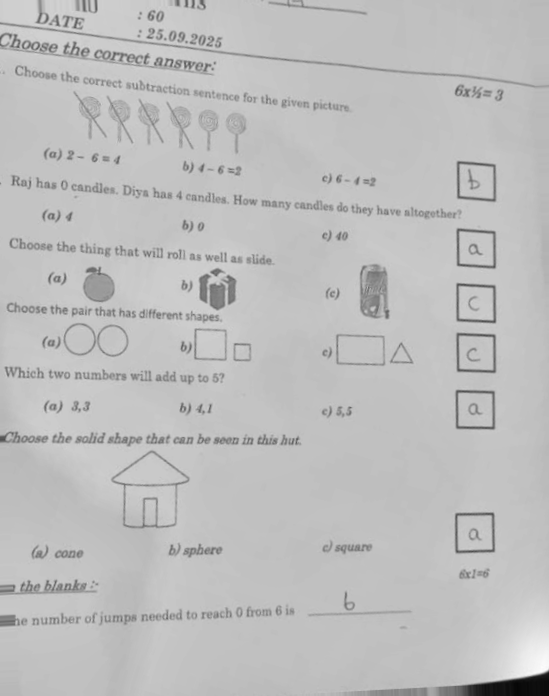
#> input picture Alignment/output/aligned.png, 549 x 696 px
$ python -i train.py   (imports and definitions only)
#> lines starting #> are read from the running program, lines starting #| are printed output that depends on the picture; after the words box and inside, x2 and y2 are one past the last pixel; in counts of white or black regions, pixels touching at a corner belong together
#> further down, picture is the input picture: shape (696, 549, 3); min 6, max 252, mean 189.6
import argparse, os, sys, json
import numpy as np
import cv2

A4_W, A4_H = 2480, 3508

# [4 lines left out: function ensure_dir, not called in this run]

def to_gray(img):
    return cv2.cvtColor(img, cv2.COLOR_BGR2GRAY) if img.ndim == 3 else img

def auto_upscale(img, short_min=1500):
#> called with short_min = 1500
    h, w = img.shape[:2]
#> h = 696; w = 549
    s = min(h, w)
#> s = 549
    if s >= short_min:
        return img
    sc = short_min / float(s)
#> sc = 2.73
    return cv2.resize(img, (int(w*sc), int(h*sc)), cv2.INTER_CUBIC)

def remove_glare(gray):
    glare = (gray > 245).astype(np.uint8) * 255
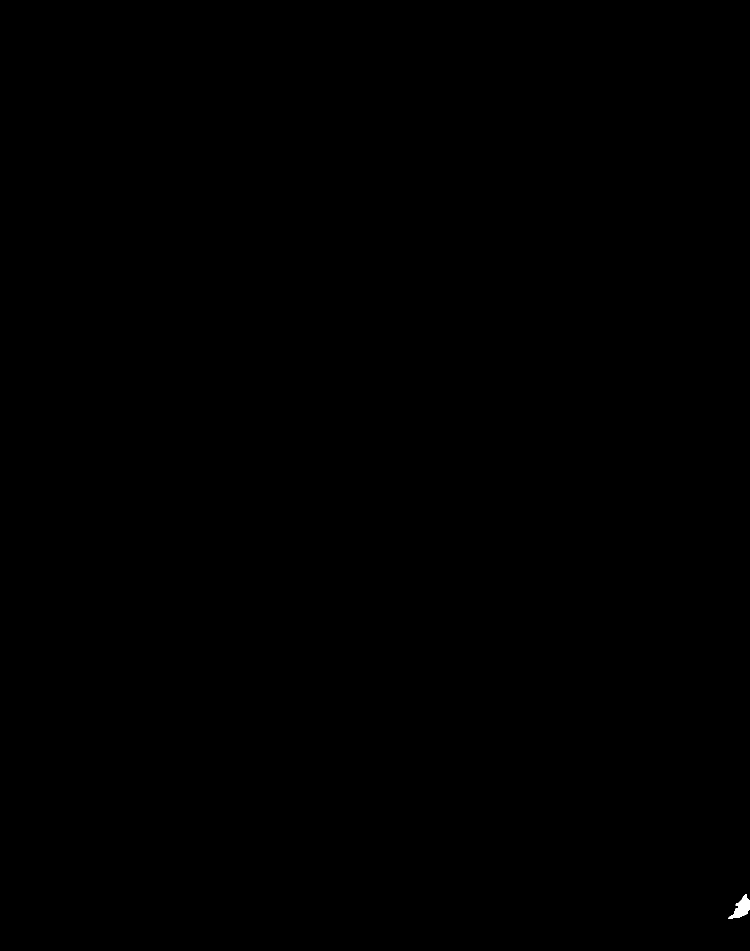
#> glare: shape (1901, 1500) (shown at 1/2 size); 0.04% white; 1 white region, box (x1, y1, x2, y2) and area: (1457, 1789, 1500, 1838) 1005
    glare = cv2.morphologyEx(glare, cv2.MORPH_CLOSE, np.ones((7, 7), np.uint8))
#> glare: shape (1901, 1500); 0.04% white; 1 white region, box (x1, y1, x2, y2) and area: (1457, 1789, 1500, 1838) 1050
    return cv2.inpaint(gray, glare, 5, cv2.INPAINT_TELEA) if np.any(glare) else gray

def order_corners(pts):
    s = pts.sum(axis=1)
    d = np.diff(pts, axis=1).reshape(-1)
    tl = pts[np.argmin(s)]
    br = pts[np.argmax(s)]
    tr = pts[np.argmin(d)]
    bl = pts[np.argmax(d)]
    return np.array([tl, tr, br, bl], np.float32)

# [28 lines left out: functions intersect, line_from_segment, four_point_warp, not called in this run]

# ---------- Bright-paper method ----------
def detect_quad_bright(bgr):
    lab = cv2.cvtColor(bgr, cv2.COLOR_BGR2LAB)
#> lab: shape (1901, 1500, 3); mean of channels 0, 1, 2 195.8, 128, 128
    L = lab[:,:,0]
    L = cv2.createCLAHE(2.0, (8,8)).apply(L)
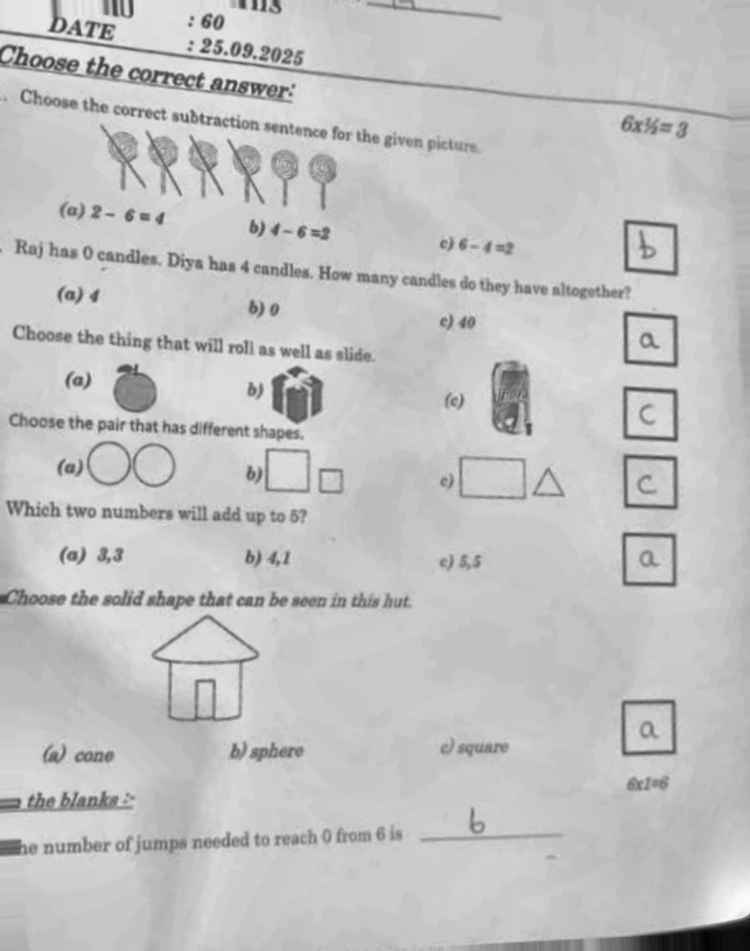
#> L: shape (1901, 1500) (shown at 1/2 size); min 4, max 252, mean 194
    _, th = cv2.threshold(L, 0, 255, cv2.THRESH_BINARY+cv2.THRESH_OTSU)
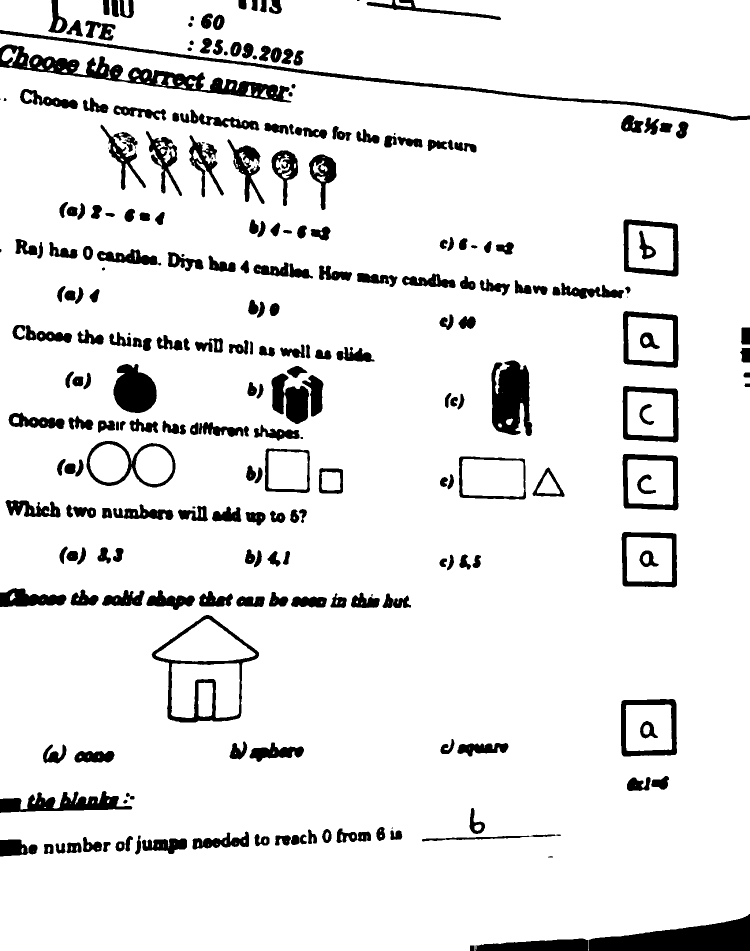
#> th: shape (1901, 1500) (shown at 1/2 size); 90.8% white; 269 black regions (16 under 20 px), largest, box (x1, y1, x2, y2) and area: (0, 89, 583, 205) 14354, (1177, 1828, 1500, 1901) 13655, (0, 60, 1500, 241) 10162
    th = cv2.morphologyEx(th, cv2.MORPH_CLOSE, np.ones((7,7), np.uint8), 2)
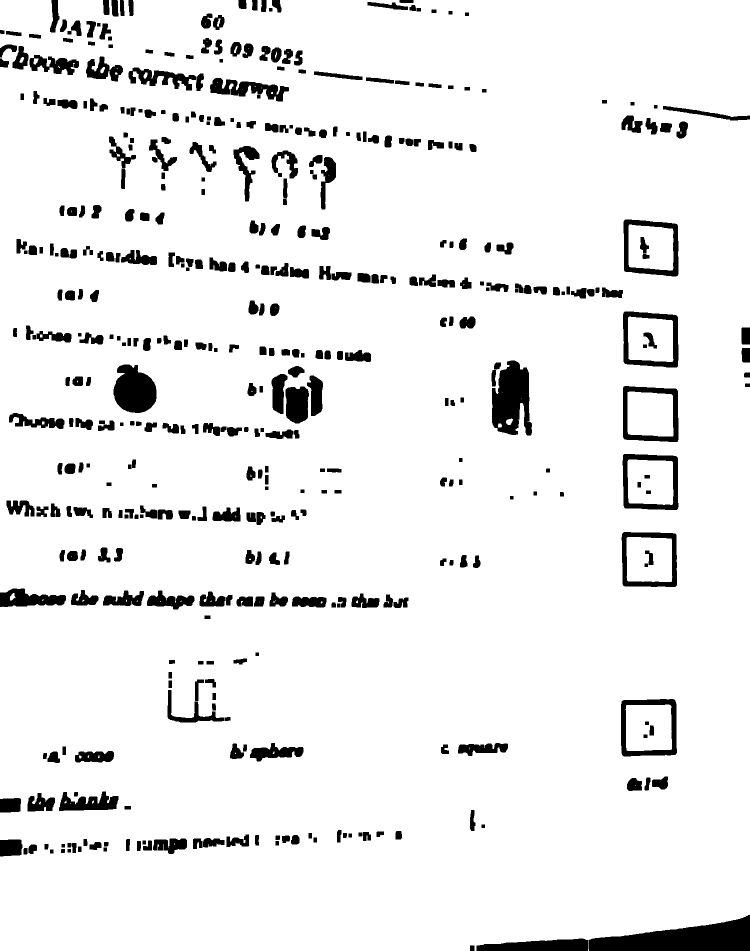
#> th: shape (1901, 1500) (shown at 1/2 size); 92.8% white; 452 black regions
    cnts,_ = cv2.findContours(th, cv2.RETR_EXTERNAL, cv2.CHAIN_APPROX_SIMPLE)
#> cnts = 3 contours, 1 with area under 20; largest, box (x1, y1, x2, y2) and area: (0, 0, 1500, 1901) 2817214, (20, 1186, 31, 1201) 84
    if not cnts:
        return None
    cnt = max(cnts, key=cv2.contourArea)
#> cnt = contour of 657 points, box (x1, y1, x2, y2) (0, 0, 1500, 1901), area 2817214
    peri = cv2.arcLength(cnt, True)
#> peri = 8447.6
    approx = cv2.approxPolyDP(cnt, 0.02*peri, True)
#> approx = [[0, 0], [0, 1900], [1499, 1829], [1499, 239], [1325, 218], [1499, 0]]
    if len(approx) < 4:
        rect = cv2.minAreaRect(cnt)
        approx = cv2.boxPoints(rect).astype(np.float32).reshape(-1,1,2)
    if len(approx) >= 4:
        quad = approx.reshape(-1,2).astype(np.float32)
#> quad has the same summary as approx
        if len(quad) > 4:
            hull = cv2.convexHull(quad)
#> hull = [[1499, 0], [1499, 1829], [0, 1900], [0, 0]]
            peri = cv2.arcLength(hull, True)
#> peri = 6728.7
            quad = cv2.approxPolyDP(hull, 0.02*peri, True).reshape(-1,2).astype(np.float32)
#> quad = [[1499, 0], [1499, 1829], [0, 1900], [0, 0]]
        if len(quad) == 4:
            return order_corners(quad)
#> in order_corners, `s = pts.sum(axis=1)`: s = [1499, 3328, 1900, 0]
#> in order_corners, `d = np.diff(pts, axis=1).reshape(-1)`: d = [-1499, 330, 1900, 0]
#> in order_corners, `tl = pts[np.argmin(s)]`: tl = [0, 0]
#> in order_corners, `br = pts[np.argmax(s)]`: br = [1499, 1829]
#> in order_corners, `tr = pts[np.argmin(d)]`: tr = [1499, 0]
#> in order_corners, `bl = pts[np.argmax(d)]`: bl = [0, 1900]
    return None

# ---------- LSD method ----------
# [83 lines left out: functions detect_quad_lsd, detect_quad_minrect, not called in this run]

# ---------- Aligner ----------
def align_page(bgr):
    img = auto_upscale(bgr)
    gray = remove_glare(to_gray(img))
    pre = cv2.cvtColor(gray, cv2.COLOR_GRAY2BGR)

#> (the run stopped early here; a loop or call above may not have finished)
